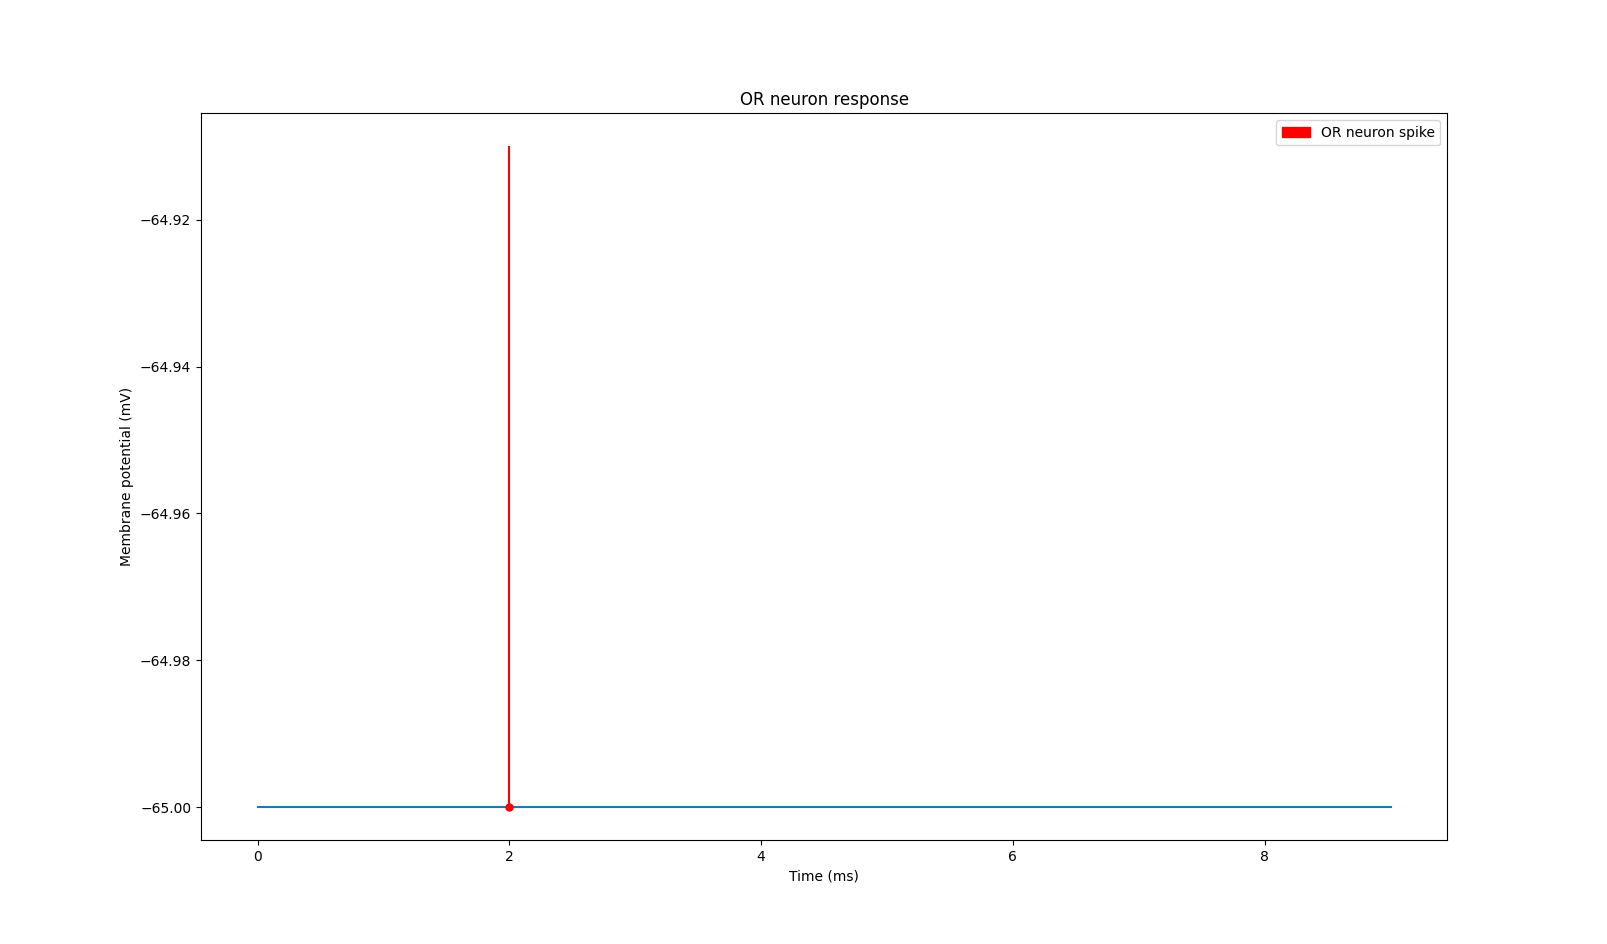

The script that drew this image:
import matplotlib.patches as mpatches
import matplotlib.pyplot as plt
import spynnaker8 as sim

from neural_logic_gates.neural_or import NeuralOr

if __name__ == "__main__":
    # Simulator initialization neural_and simulation params
    sim.setup(timestep=1.0)
    simtime = 10.0  # (ms)

    # Other parameters
    global_params = {"min_delay": 1.0}
    neuron_params = {"cm": 0.1, "tau_m": 0.1, "tau_refrac": 0.0, "tau_syn_E": 0.1, "tau_syn_I": 0.1,
                     "v_rest": -65.0, "v_reset": -65.0, "v_thresh": -64.91}

    # Network building
    spike_source = sim.Population(1, sim.SpikeSourceArray(spike_times=[1.0]))
    std_conn = sim.StaticSynapse(weight=1.0, delay=global_params["min_delay"])
    or_gate = NeuralOr(sim, global_params, neuron_params, std_conn)

    # Testing
    test = [1, 0, 0, 0, 0]
    or_conn = sim.StaticSynapse(weight=sum(test), delay=global_params["min_delay"])
    or_gate.connect_inputs(spike_source, or_conn)

    # --- NO NEED TO TOUCH THIS PART OF THE CODE ---
    or_gate.output_neuron.record(('spikes', 'v'))

    # Run simulation
    sim.run(simtime)

    # Data from the simulation
    or_spikes = or_gate.output_neuron.get_data(variables=["spikes"]).segments[0].spiketrains
    or_voltage = or_gate.output_neuron.get_data(variables=["v"]).segments[0].analogsignals[0]

    # End simulation
    sim.end()

    # Results
    print("Number of total neurons (OR gate): " + str(or_gate.total_neurons) +
          "\nNumber of total input connections (OR gate): " + str(or_gate.total_input_connections) +
          "\nNumber of total internal connections (OR gate): " + str(or_gate.total_internal_connections) +
          "\nNumber of total output connections (OR gate): " + str(or_gate.total_output_connections))

    print(or_spikes)

    plt.plot(or_voltage.times, or_voltage)
    plt.plot(or_spikes, [neuron_params["v_rest"]] * len(or_spikes), 'ro', markersize=5)
    plt.vlines(or_spikes, neuron_params["v_rest"], neuron_params["v_thresh"], colors="red")
    plt.title('OR neuron response')
    plt.xlabel('Time (ms)')
    plt.ylabel('Membrane potential (mV)')
    or_label = mpatches.Patch(color='red', label='OR neuron spike')
    plt.legend(handles=[or_label])
    plt.show()
